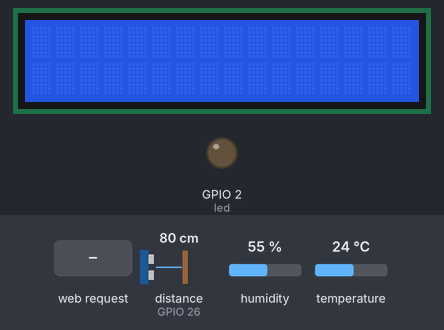
Recording of a program running on a simulated ESP32 board running MicroPython. On the bench: 16×2 character LCD, output pins drawn as LEDs (lit = HIGH). Inputs (shaded band) come from the test bench; at power-on: distance to the obstacle (sensor on GPIO 26) 80 cm, humidity 55 %, temperature 24 °C. The echo pulse lasts 58.3 µs per cm; WiFi joins after 1.5 s; library files of the repository ran but are not shown: machine_i2c_lcd.py; pins used as bus, display or sensor lines are not drawn; what the program prints to the serial console is not drawn.

Above: at 3.2 s.
3.3 s: HTTP request GET /?show=distance received
At 3.7 s:
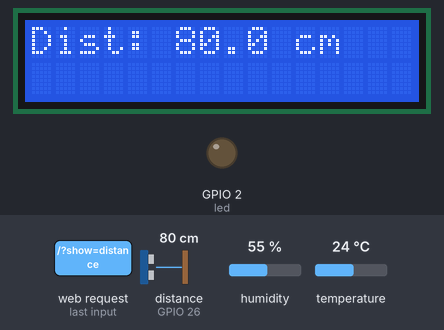
4.8 s: HTTP request GET /?show=temp received
At 5.9 s:
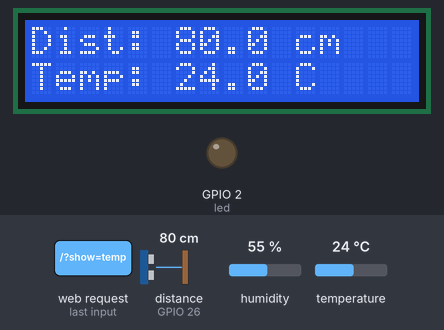
6.3 s: HTTP request GET /?led=on received
At 6.8 s:
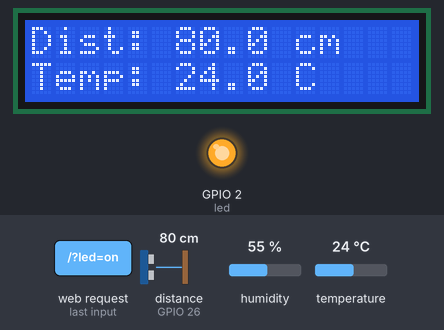
Timing chart, 0 to 9.3 s (numbered marks = the images above; inputs shaded):
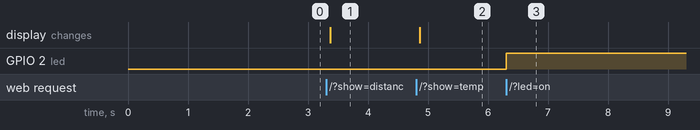

Measured:
- after the input at 3.3 s, the display: changes after 0.07 s (image 1)
- after the input at 4.8 s, the display: changes after 0.06 s (image 2)
- after the input at 6.3 s, GPIO 2 (led): LOW → HIGH at once

The program:

lab2.py
```python
import network
import socket
from machine import Pin, time_pulse_us, SoftI2C
import time
import dht
from time import sleep, sleep_us
from machine_i2c_lcd import I2cLcd
import ure

led = Pin(2, Pin.OUT)

d = dht.DHT22(Pin(4))   # Using DHT22 on GPIO4
TRIG = Pin(27, Pin.OUT)
ECHO = Pin(26, Pin.IN)

I2C_ADDR = 0x27
i2c = SoftI2C(sda=Pin(21), scl=Pin(22), freq=400000)
lcd = I2cLcd(i2c, I2C_ADDR, 2, 16)

ssid = 'Robotic WIFI'
password = 'rbtWIFI@2025'

wlan = network.WLAN(network.STA_IF)
wlan.active(True)
wlan.connect(ssid, password)

print("Connecting to WiFi...", end="")
while not wlan.isconnected():
    print(".", end="")
    time.sleep(1)
print("\nConnected! IP:", wlan.ifconfig()[0])

def get_sensor_data():
    try:
        d.measure()
        temp = d.temperature()
        hum = d.humidity()
    except:
        temp, hum = None, None

    try:
        dist = distance_cm()
    except:
        dist = None

    return temp, hum, dist
def distance_cm():
    TRIG.off(); sleep_us(2)
    TRIG.on();  sleep_us(10)
    TRIG.off()
    t = time_pulse_us(ECHO, 1, 30000)  # timeout 30ms
    if t < 0:
        return None
    return (t * 0.0343) / 2.0

def lcd_scroll_text(text, row=0, delay=0.4):
    """ Scrolls text if longer than 16 chars """
    lcd.move_to(0, row)
    if len(text) <= 16:
        # Pad manually since MicroPython str has no ljust
        text_to_show = text + ' ' * (16 - len(text))
        lcd.putstr(text_to_show)
    else:
        for i in range(len(text) - 15):
            lcd.move_to(0, row)
            lcd.putstr(text[i:i+16])
            time.sleep(delay)


def web_page():
    temp, hum, dist = get_sensor_data()
    gpio_state = "ON" if led.value() == 1 else "OFF"

    html = """<html><head>
    <title>ESP Web Server</title>
    <style>
    html{font-family: Helvetica; text-align: center;}
    .button{padding: 12px 28px; margin: 5px; font-size: 18px; border:none; border-radius:6px; cursor:pointer;}
    .on{background-color: green; color:white;}
    .off{background-color: red; color:white;}
    .lcd{background-color: #4286f4; color:white;}
    input[type=text]{padding:10px; width:60%; font-size:16px;}
    </style></head><body>
    <h1>ESP32 Web Server</h1>
    <p>GPIO state: <strong>""" + gpio_state + """</strong></p>
    <p><a href="/?led=on"><button class="button on">LED ON</button></a>
    <a href="/?led=off"><button class="button off">LED OFF</button></a></p>
    <h2>Sensor Readings</h2>
      <p>Temperature: """ + (str(temp) if temp else "N/A") + """ &#8451;</p>
      <p>Humidity: """ + (str(hum) if hum else "N/A") + """ %</p>
      <p>Distance: """ + (str(dist) if dist else "No echo") + """ cm</p>
    <h2>LCD Control</h2>
    <p><a href="/?show=distance"><button class="button lcd">Show Distance</button></a>
    <a href="/?show=temp"><button class="button lcd">Show Temp</button></a></p>
    <h2>Send Custom Text</h2>
    <form action="/" method="get">
      <input type="text" name="msg" placeholder="Enter text here">
      <input type="submit" value="Send" class="button lcd">
    </form>
    </body></html>"""
    return html

# --- Web Server ---
s = socket.socket(socket.AF_INET, socket.SOCK_STREAM)
s.bind(('', 80))
s.listen(5)

while True:
    conn, addr = s.accept()
    print('Got a connection from %s' % str(addr))
    request = conn.recv(1024).decode()
    print('Content = %s' % request)

    # --- LED Control ---
    if '/?led=on' in request:
        led.value(1)
    if '/?led=off' in request:
        led.value(0)

    # --- LCD Buttons ---
    temp, hum, dist = get_sensor_data()
    if '/?show=distance' in request:
        lcd.clear()
        lcd.move_to(0, 0)
        lcd.putstr("Dist: " + (str(round(dist,1)) + " cm" if dist else "No echo"))
    if '/?show=temp' in request:
        lcd.move_to(0, 1)
        lcd.putstr("Temp: " + (str(round(temp,1)) + " C" if temp else "N/A"))

    # --- Custom Text from Form ---
    match = ure.search(r'GET /\?msg=(.*?) ', request)
    if match:
        user_text = match.group(1)
        if isinstance(user_text, bytes):
            user_text = user_text.decode()
        user_text = user_text.replace('%20', ' ')
        user_text = user_text.replace('+', ' ')
        print("LCD Message:", user_text)
        lcd.clear()
        lcd_scroll_text(str(user_text), row=0)

    # --- Send HTML ---
    response = web_page()
    conn.send('HTTP/1.1 200 OK\n')
    conn.send('Content-Type: text/html\n')
    conn.send('Connection: close\n\n')
    conn.sendall(response.encode())
    conn.close()
```
